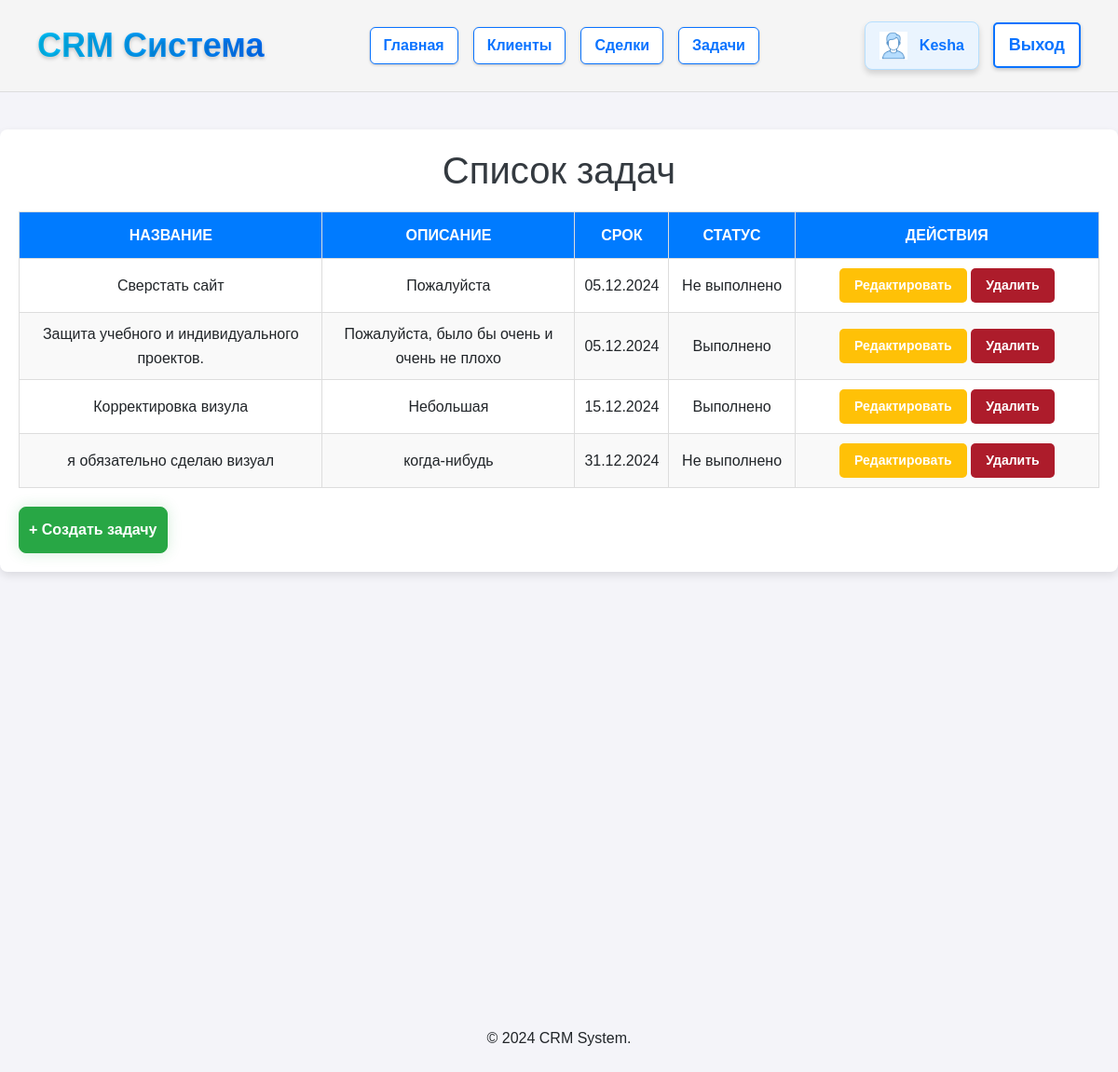
The app's page /task/ (signed in) with its own data.
### crm/models.py (models this page shows, shortened)
class Task(models.Model):
    title = models.CharField(default="", max_length=200, verbose_name="Название задачи")
    description = models.TextField(default="", blank=True, verbose_name="Описание")
    deadline = models.DateField( verbose_name="Срок выполнения")
    is_completed = models.BooleanField( verbose_name="Выполнена")

### crm/views.py (the view)
# urls.py: path('task/', views.task, name='task'),
def task(request):
    task = Task.objects.all()
    return render(request, 'crm/task.html', {'task': task})

### crm/templates/crm/task.html (shortened to what this page needs)
{% extends 'crm/base.html' %}
{% block content %}
<!DOCTYPE html>
<html lang="en">
<head>
</head>
<body>    <div class="container">
        <h1>Список задач</h1>
        <table>
            <thead>
                <tr>
                    <th>Название</th>
                    <th>Описание</th>
                    <th>Срок</th>
                    <th>Статус</th>
                    <th>Действия</th>
                </tr>
            </thead>
            <tbody>
                {% for task in task %}
                <tr>
                    <td>{{ task.title }}</td>
                    <td>{{ task.description }}</td>
                    <td>{{ task.deadline|date:"d.m.Y" }}</td>
                    <td>
                        {% if task.is_completed %}
                        Выполнено
                        {% else %}
                        Не выполнено
                        {% endif %}
                    </td>
                    <td>
                        <a href="{% url 'edit_task' task.id %}" class="btn btn-warning btn-sm">Редактировать</a>
                        <a href="{% url 'delete_task' task.id %}" onclick="return confirm('Вы уверены?');" class="btn btn-danger btn-sm">Удалить</a>
                    </td>
                </tr>
                {% empty %}
                <tr>
                    <td colspan="5" class="no-tasks">Нет задач</td>
                </tr>
                {% endfor %}
            </tbody>
        </table>
        <a href="{% url 'add_task' %}" class="btn btn-success mt-3">+ Создать задачу</a>
    </div>
</body>
</html>
{% endblock %}

### crm/templates/crm/base.html (shortened to what this page needs)
<!DOCTYPE html>
<html lang="en">
<head>
    {% load static %}
    <link rel="stylesheet" href="https://cdn.jsdelivr.net/npm/bootstrap@4.0.0/dist/css/bootstrap.min.css">
</head>
<body>
        <header>
            <nav style="display: flex; justify-content: space-between; align-items: center; padding: 20px 40px; background-color: #f5f5f5; border-bottom: 1px solid #ddd;">
                <div class="logo">
                    CRM Система
                </div>
                <ul style="list-style: none; display: flex; gap: 16px; margin: 0; padding: 0;">
                    <li>
                        <a href="{% url 'index' %}"
                            style="text-decoration: none; color: #0a73ff; background-color: #fff; font-size: 16px; font-weight: bold; padding: 6px 14px;
                            border: 1.5px solid #0a73ff; border-radius: 6px; box-shadow: 0 1px 3px rgba(0, 0, 0, 0.2);
                            display: inline-block;
                            transition: transform 0.2s ease-in-out, box-shadow 0.2s ease-in-out;"
                            onmouseover="this.style.transform='scale(1.05)'; this.style.boxShadow='0 0 6px rgba(10, 115, 255, 0.6)';"
                            onmouseout="this.style.transform='scale(1)'; this.style.boxShadow='0 1px 3px rgba(0, 0, 0, 0.2)';">
                            Главная
                        </a>
                    </li>
                    <li>
                        <a href="{% url 'client_list' %}"
                            style="text-decoration: none; color: #0a73ff; background-color: #fff; font-size: 16px; font-weight: bold; padding: 6px 14px;
                            border: 1.5px solid #0a73ff; border-radius: 6px; box-shadow: 0 1px 3px rgba(0, 0, 0, 0.2);
                            display: inline-block;
                            transition: transform 0.2s ease-in-out, box-shadow 0.2s ease-in-out;"
                            onmouseover="this.style.transform='scale(1.05)'; this.style.boxShadow='0 0 6px rgba(10, 115, 255, 0.6)';"
                            onmouseout="this.style.transform='scale(1)'; this.style.boxShadow='0 1px 3px rgba(0, 0, 0, 0.2)';">
                            Клиенты
                        </a>
                    </li>
                    <li>
                        <a href="{% url 'deals' %}"
                            style="text-decoration: none; color: #0a73ff; background-color: #fff; font-size: 16px; font-weight: bold; padding: 6px 14px;
                            border: 1.5px solid #0a73ff; border-radius: 6px; box-shadow: 0 1px 3px rgba(0, 0, 0, 0.2);
                            display: inline-block;
                            transition: transform 0.2s ease-in-out, box-shadow 0.2s ease-in-out;"
                            onmouseover="this.style.transform='scale(1.05)'; this.style.boxShadow='0 0 6px rgba(10, 115, 255, 0.6)';"
                            onmouseout="this.style.transform='scale(1)'; this.style.boxShadow='0 1px 3px rgba(0, 0, 0, 0.2)';">
                            Сделки
                        </a>
                    </li>
                    <li>
                        <a href="{% url 'task' %}"
                            style="text-decoration: none; color: #0a73ff; background-color: #fff; font-size: 16px; font-weight: bold; padding: 6px 14px;
                            border: 1.5px solid #0a73ff; border-radius: 6px; box-shadow: 0 1px 3px rgba(0, 0, 0, 0.2);
                            display: inline-block;
                            transition: transform 0.2s ease-in-out, box-shadow 0.2s ease-in-out;"
                            onmouseover="this.style.transform='scale(1.05)'; this.style.boxShadow='0 0 6px rgba(10, 115, 255, 0.6)';"
                            onmouseout="this.style.transform='scale(1)'; this.style.boxShadow='0 1px 3px rgba(0, 0, 0, 0.2)';">
                            Задачи
                        </a>
                    </li>
                </ul>
            <div style="display: flex; align-items: center; gap: 15px;">
                {% if user.is_authenticated %}
                <span style="display: flex; align-items: center; background-color: #eaf4fe; padding: 10px 15px; border-radius: 8px; font-size: 16px; color: #0a73ff; font-weight: bold; border: 1px solid #b6dfff; box-shadow: 0px 4px 6px rgba(0, 0, 0, 0.15);">
                    <img src="/static/images/user_icon.png" alt="User Icon" style="width: 30px; height: 30px; margin-right: 8px;">
                    <b style="margin-left: 5px;">{{ user.get_username }}</b>
                </span>
                <a href="{% url 'logged_out' %}?next={{ request.path }}"
                    style="text-decoration: none; color: #0a73ff; background-color: #fff; font-size: 18px; font-weight: bold; padding: 8px 15px; border: 2px solid #0a73ff; border-radius: 5px; box-shadow: 0 2px 4px rgba(0, 0, 0, 0.2);
                    transition: transform 0.2s ease-in-out, box-shadow 0.2s ease-in-out;"
                    onmouseover="this.style.transform='scale(1.05)'; this.style.boxShadow='0 0 8px rgba(10, 115, 255, 0.6)';"
                    onmouseout="this.style.transform='scale(1)'; this.style.boxShadow='0 2px 4px rgba(0, 0, 0, 0.2)';">
                    Выход
                </a>
                {% endif %}
            </div>
        </nav>
    </header>
    <main>
        {% block content %}{% endblock %}
    </main>
    <div class="container-fluid mt-5 pb-5"></div>
    <div class="container-fluid mt-5 pb-5"></div>
    <div class="container-fluid mt-5 pb-5"></div>
    <div class="container-fluid mt-5 pb-5"></div>
    <div class="container-fluid mt-5 pb-5"></div>
    <footer bg-success text-light class="text-center py-2">
        <p>© 2024 CRM System.</p>
    </footer>
</body>
</html>

### crm/templates/crm/base.html (style rules this page uses)
body { font-family: Arial, sans-serif; background-color: #f4f4f9; margin: 0; padding: 0; line-height: 1.6; }
.logo { font-size: 36px; font-weight: bold; background: linear-gradient(90deg, #00c6ff, #0072ff); -webkit-background-clip: text; -webkit-text-fill-color: transparent; position: relative; animation: blueGlow 2s infinite alternate; text-shadow: 0 2px 4px rgba(0, 0, 0, 0.2); cursor: pointer; transition: transform 0.3s ease, text-shadow 0.3s ease; }
ul li a { text-decoration: none; color: #333; font-size: 18px; font-weight: 500; position: relative; padding: 10px 15px; border-radius: 8px; transition: all 0.3s ease; }

### crm/templates/crm/task.html (style rules this page uses)
body { font-family: Arial, sans-serif; background-color: #f4f4f9; margin: 0; padding: 0; line-height: 1.6; }
.container { max-width: 1200px; margin: 40px auto; background-color: #fff; padding: 20px; box-shadow: 0 4px 10px rgba(0, 0, 0, 0.1); border-radius: 8px; position: relative; padding-bottom: 90px; }
h1 { text-align: center; color: #343a40; }
table { width: 100%; border-collapse: collapse; margin-top: 20px; }
table th { background: #007bff; color: #fff; text-transform: uppercase; }
table th, table td { padding: 12px 15px; border: 1px solid #ddd; box-sizing: border-box; text-align: center; vertical-align: middle; }
tbody td { padding: 10px; text-align: center; vertical-align: middle; border: 1px solid #ddd; word-wrap: break-word; }
tbody tr:nth-child(even) { background-color: #f9f9f9; }
thead th:nth-child(1), tbody td:nth-child(1) { width: 30%; }
thead th:nth-child(2), tbody td:nth-child(2) { width:25%; }
thead th:nth-child(5), tbody td:nth-child(5) { width:30%; }
thead th:nth-child(4), tbody td:nth-child(4) { width:12%; }
.btn { font-size: 14px; padding: 5px 10px; border-radius: 4px; color: #fff; text-decoration: none; cursor: pointer; display: inline-block; }
.btn.btn-success.mt-3 { position: absolute; bottom: 20px; left: 20px; padding: 12px 10px; background-color: #28a745; color: #fff; font-size: 16px; font-weight: bold; border-radius: 8px; text-align: center; cursor: pointer; text-decoration: none; box-shadow: 0 0 15px rgba(40, 167, 69, 0.2); transition: all 0.3s ease; display: inline-block; }
.btn.btn-warning.btn-sm, .btn.btn-danger.btn-sm { padding: 8px 16px; border: none; border-radius: 5px; font-weight: bold; cursor: pointer; color: #fff; text-decoration: none; display: inline-block; }
.btn.btn-warning.btn-sm { background-color: #ffc107; }
.btn.btn-danger.btn-sm { background-color: #ad1c2b; }

### records on screen
Task: title "Сверстать сайт", description "Пожалуйста", deadline "05.12.2024", is_completed "Не выполнено"
Task: title "Защита учебного и индивидуального проектов.", description "Пожалуйста, было бы очень и очень не плохо", deadline "05.12.2024", is_completed "Выполнено"
Task: title "Корректировка визула", description "Небольшая", deadline "15.12.2024", is_completed "Выполнено"
Task: title "я обязательно сделаю визуал", description "когда-нибудь", deadline "31.12.2024", is_completed "Не выполнено"

### other values on screen
{{ user.get_username }} "Kesha"
